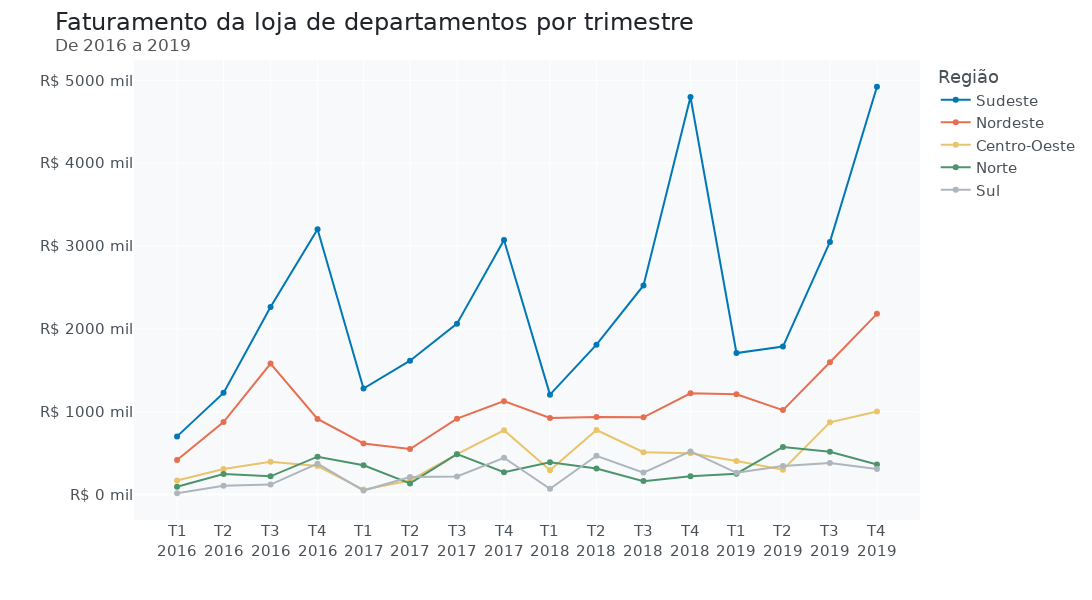

Notebook code for this chart:
### Markdown cell above
### Gerando o gráfico

### Code cell
import plotly.express as px

fig = px.line(df_regiao, x=df_regiao.index, y=df_regiao.columns, markers = True, labels={"regiao": "Região"},
              color_discrete_sequence=[AZUL2, VERMELHO1, AMARELO1 , VERDE1, CINZA3])

fig.update_layout(width=1100, height=600, font_family = 'DejaVu Sans', font_size=15,
                  font_color= CINZA2, title_font_color= CINZA1, title_font_size=24,
                  title_text='Faturamento da loja de departamentos por trimestre' +
                             '<br><sup size=1 style="color:#555655">De 2016 a 2019</sup>',
                  xaxis_title='', yaxis_title='', plot_bgcolor= CINZA5)

fig.update_yaxes(tickprefix="R$ ", ticksuffix=" mil")

labels = ['T1<br>2016', 'T2<br>2016', 'T3<br>2016', 'T4<br>2016',
          'T1<br>2017', 'T2<br>2017', 'T3<br>2017', 'T4<br>2017',
          'T1<br>2018', 'T2<br>2018', 'T3<br>2018', 'T4<br>2018',
          'T1<br>2019', 'T2<br>2019', 'T3<br>2019', 'T4<br>2019']
fig.update_xaxes(ticktext = labels, tickvals=df_regiao.index)

fig.show()

### Figure 1 — Plotly figure (JSON) as saved in the notebook; plotly's stock layout.template omitted (floating-point values rounded to 4 significant figures)
{"data": [{"hovertemplate": "Região=Sudeste<br>data_pedido=%{x}<br>value=%{y}<extra></extra>", "legendgroup": "Sudeste", "line": {"color": "#0077b6", "dash": "solid"}, "marker": {"symbol": "circle"}, "mode": "markers+lines", "name": "Sudeste", "orientation": "v", "showlegend": true, "type": "scatter", "x": ["2016-03-31T00:00:00", "2016-06-30T00:00:00", "2016-09-30T00:00:00", "2016-12-31T00:00:00", "2017-03-31T00:00:00", "2017-06-30T00:00:00", "2017-09-30T00:00:00", "2017-12-31T00:00:00", "2018-03-31T00:00:00", "2018-06-30T00:00:00", "2018-09-30T00:00:00", "2018-12-31T00:00:00", "2019-03-31T00:00:00", "2019-06-30T00:00:00", "2019-09-30T00:00:00", "2019-12-31T00:00:00"], "xaxis": "x", "y": [701.8, 1227.0, 2264.0, 3203.0, 1279.0, 1615.0, 2063.0, 3073.0, 1206.0, 1809.0, 2524.0, 4800.0, 1708.0, 1786.0, 3050.0, 4923.0], "yaxis": "y"}, {"hovertemplate": "Região=Nordeste<br>data_pedido=%{x}<br>value=%{y}<extra></extra>", "legendgroup": "Nordeste", "line": {"color": "#e76f51", "dash": "solid"}, "marker": {"symbol": "circle"}, "mode": "markers+lines", "name": "Nordeste", "orientation": "v", "showlegend": true, "type": "scatter", "x": ["2016-03-31T00:00:00", "2016-06-30T00:00:00", "2016-09-30T00:00:00", "2016-12-31T00:00:00", "2017-03-31T00:00:00", "2017-06-30T00:00:00", "2017-09-30T00:00:00", "2017-12-31T00:00:00", "2018-03-31T00:00:00", "2018-06-30T00:00:00", "2018-09-30T00:00:00", "2018-12-31T00:00:00", "2019-03-31T00:00:00", "2019-06-30T00:00:00", "2019-09-30T00:00:00", "2019-12-31T00:00:00"], "xaxis": "x", "y": [417.3, 874.0, 1581.0, 912.7, 615.8, 549.3, 916, 1127.0, 924.0, 937.1, 931.4, 1221.0, 1211.0, 1019.0, 1597.0, 2181.0], "yaxis": "y"}, {"hovertemplate": "Região=Centro-Oeste<br>data_pedido=%{x}<br>value=%{y}<extra></extra>", "legendgroup": "Centro-Oeste", "line": {"color": "#e9c46a", "dash": "solid"}, "marker": {"symbol": "circle"}, "mode": "markers+lines", "name": "Centro-Oeste", "orientation": "v", "showlegend": true, "type": "scatter", "x": ["2016-03-31T00:00:00", "2016-06-30T00:00:00", "2016-09-30T00:00:00", "2016-12-31T00:00:00", "2017-03-31T00:00:00", "2017-06-30T00:00:00", "2017-09-30T00:00:00", "2017-12-31T00:00:00", "2018-03-31T00:00:00", "2018-06-30T00:00:00", "2018-09-30T00:00:00", "2018-12-31T00:00:00", "2019-03-31T00:00:00", "2019-06-30T00:00:00", "2019-09-30T00:00:00", "2019-12-31T00:00:00"], "xaxis": "x", "y": [168.0, 308.3, 396.1, 344.1, 59.04, 169.6, 488.2, 775.4, 293.0, 779.1, 510.3, 498.2, 403.7, 300.2, 870.9, 1003.0], "yaxis": "y"}, {"hovertemplate": "Região=Norte<br>data_pedido=%{x}<br>value=%{y}<extra></extra>", "legendgroup": "Norte", "line": {"color": "#4c956c", "dash": "solid"}, "marker": {"symbol": "circle"}, "mode": "markers+lines", "name": "Norte", "orientation": "v", "showlegend": true, "type": "scatter", "x": ["2016-03-31T00:00:00", "2016-06-30T00:00:00", "2016-09-30T00:00:00", "2016-12-31T00:00:00", "2017-03-31T00:00:00", "2017-06-30T00:00:00", "2017-09-30T00:00:00", "2017-12-31T00:00:00", "2018-03-31T00:00:00", "2018-06-30T00:00:00", "2018-09-30T00:00:00", "2018-12-31T00:00:00", "2019-03-31T00:00:00", "2019-06-30T00:00:00", "2019-09-30T00:00:00", "2019-12-31T00:00:00"], "xaxis": "x", "y": [93.13, 246.8, 219.4, 456.5, 352.5, 133.5, 487.1, 268.6, 390.3, 313.5, 161.6, 221.7, 251.2, 574.0, 515.4, 362.6], "yaxis": "y"}, {"hovertemplate": "Região=Sul<br>data_pedido=%{x}<br>value=%{y}<extra></extra>", "legendgroup": "Sul", "line": {"color": "#adb5bd", "dash": "solid"}, "marker": {"symbol": "circle"}, "mode": "markers+lines", "name": "Sul", "orientation": "v", "showlegend": true, "type": "scatter", "x": ["2016-03-31T00:00:00", "2016-06-30T00:00:00", "2016-09-30T00:00:00", "2016-12-31T00:00:00", "2017-03-31T00:00:00", "2017-06-30T00:00:00", "2017-09-30T00:00:00", "2017-12-31T00:00:00", "2018-03-31T00:00:00", "2018-06-30T00:00:00", "2018-09-30T00:00:00", "2018-12-31T00:00:00", "2019-03-31T00:00:00", "2019-06-30T00:00:00", "2019-09-30T00:00:00", "2019-12-31T00:00:00"], "xaxis": "x", "y": [15.15, 106.2, 119.7, 371.9, 47.48, 212.3, 216.8, 443.4, 69.5, 467.8, 264.3, 520.2, 261.8, 343.9, 379.9, 308.5], "yaxis": "y"}], "layout": {"font": {"color": "#495057", "family": "DejaVu Sans", "size": 15}, "height": 600, "legend": {"title": {"text": "Região"}, "tracegroupgap": 0}, "margin": {"t": 60}, "plot_bgcolor": "#f8f9fa", "title": {"font": {"color": "#212529", "size": 24}, "text": "Faturamento da loja de departamentos por trimestre<br><sup size=1 style=\"color:#555655\">De 2016 a 2019</sup>"}, "width": 1100, "xaxis": {"anchor": "y", "domain": [0, 1], "ticktext": ["T1<br>2016", "T2<br>2016", "T3<br>2016", "T4<br>2016", "T1<br>2017", "T2<br>2017", "T3<br>2017", "T4<br>2017", "T1<br>2018", "T2<br>2018", "T3<br>2018", "T4<br>2018", "T1<br>2019", "T2<br>2019", "T3<br>2019", "T4<br>2019"], "tickvals": ["2016-03-31T00:00:00", "2016-06-30T00:00:00", "2016-09-30T00:00:00", "2016-12-31T00:00:00", "2017-03-31T00:00:00", "2017-06-30T00:00:00", "2017-09-30T00:00:00", "2017-12-31T00:00:00", "2018-03-31T00:00:00", "2018-06-30T00:00:00", "2018-09-30T00:00:00", "2018-12-31T00:00:00", "2019-03-31T00:00:00", "2019-06-30T00:00:00", "2019-09-30T00:00:00", "2019-12-31T00:00:00"], "title": {"text": ""}}, "yaxis": {"anchor": "x", "domain": [0, 1], "tickprefix": "R$ ", "ticksuffix": " mil", "title": {"text": ""}}}}
